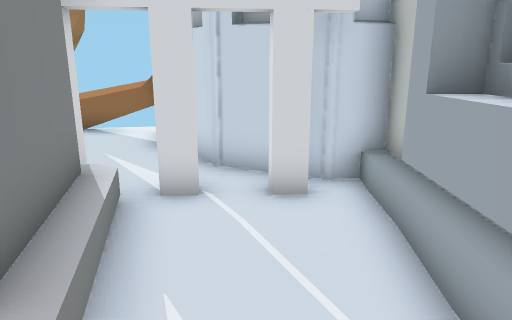
View 1 (above)

16 first-person views from a walk through a scene from a Unity 3-D project. The camera is 1.2 m above the floor, tilts 14° down and sees 70° across. The floor is counted in squares, 0.5 m on a side. Each view is taken from the middle of a square. On the plan, view 1 faces up. The plan holds only what a view shows up to about 20 squares ahead; the rest is blank. The place goes on beyond the plan.

View 2
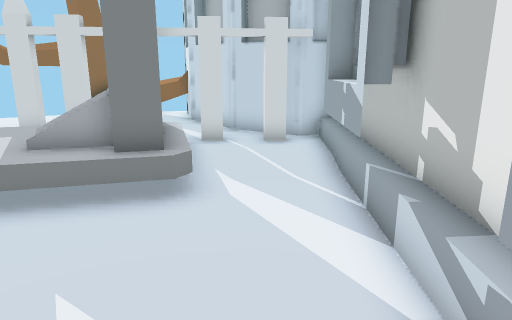

View 3
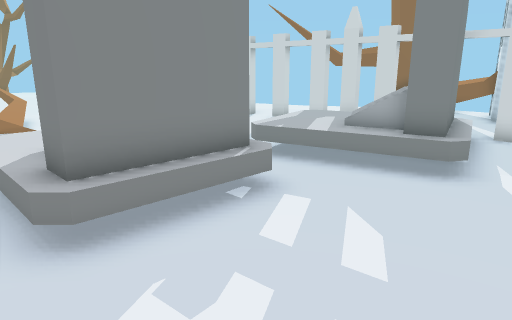

View 4
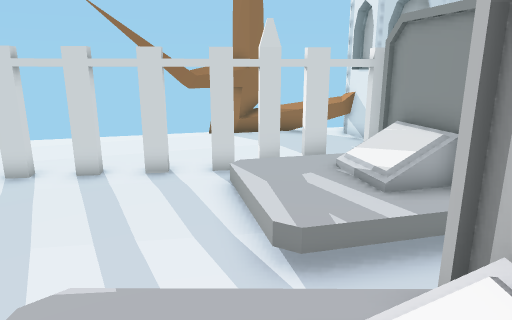

View 5
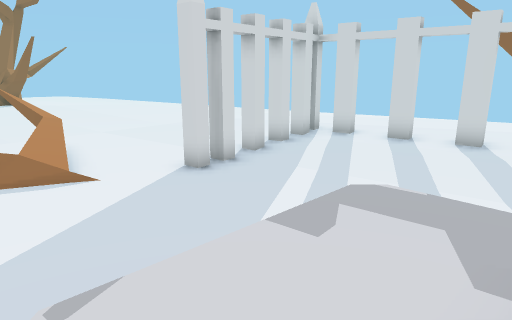

View 6
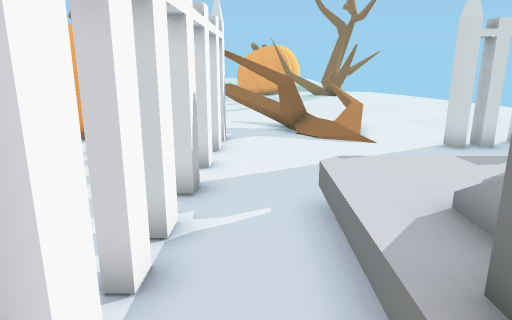

View 7
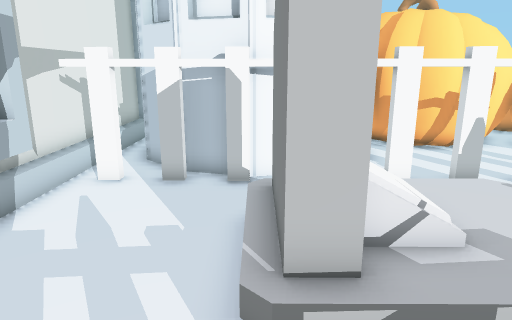

View 8
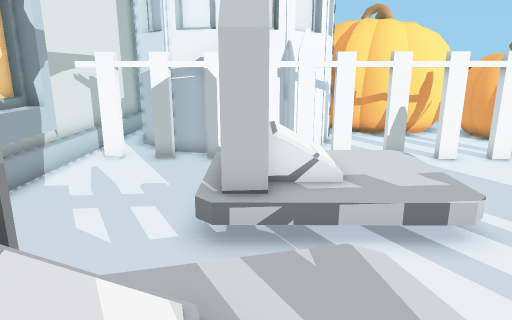

View 9
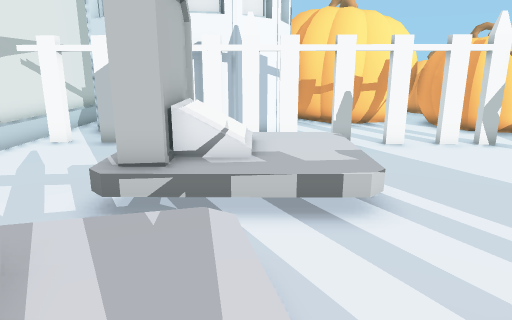

View 10
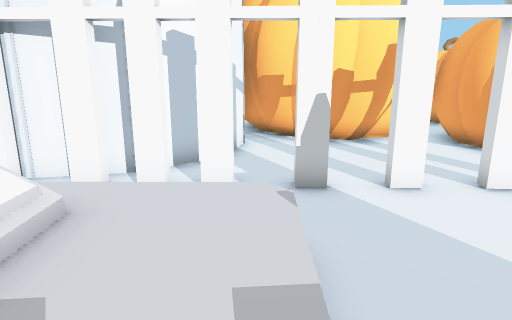

View 11
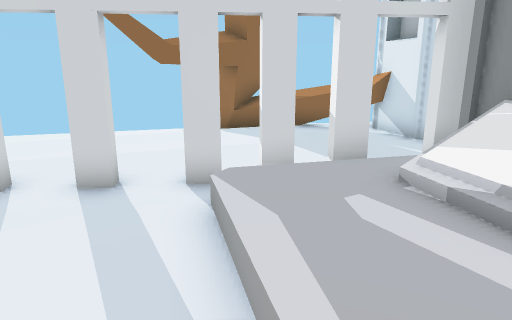

View 12
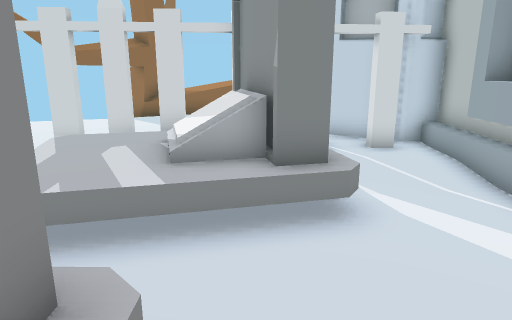

View 13
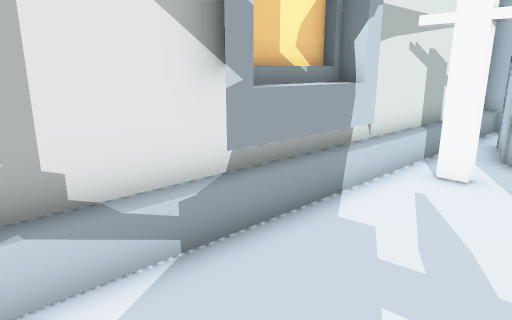

View 14
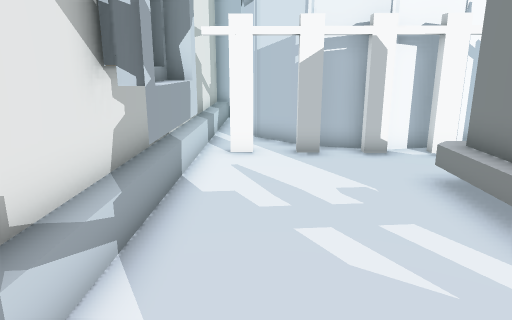

View 15
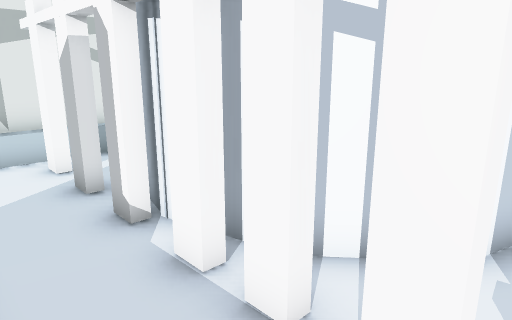

View 16
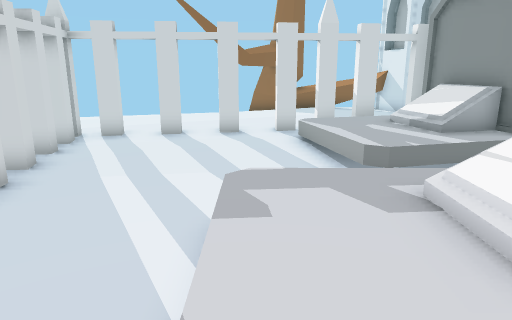

### Floor plan
Key: @ floor where view 1 was taken; # wall or solid block; x gap in a wall; . main floor; : floor 0.25 m higher than the main floor; + floor 0.5 m higher than the main floor; * floor 0.75 m higher than the main floor; / step, stairs or slope; = window, fence, low wall or low ledge; ^ raised ledge; T thing the floor can be seen under or through.
Columns run from 15 left of view 1 to 3 right of it. Each row starts with its distance up from view 1.
 13 ......=^
 12 ......###***#
 11 ....::###:==##
 10 .:::: ##::::##
  9 .::::##::::::##
  8 .:::::::::::::#####
  7 :::::::::::::::####
  6 :::: TTTxxx###x##.#
  5 #TTxTTT //+##.....#
  4 #.....:.++/ ##...##
  3 #.......+++/^#...^#
  2 ##....../++/##...^#
  1 ##....../++//....#
  0 ##.............@.#
 -1 ##...............#
 -2 ......+++/##.....#
 -3 ......++//##....##
 -4 ......++//##....##
 -5 ......++//##.....#
 -6 ......//////.....#
 -7 .................#
 -8 xxTTTTTTTTTTTT  .#
 -9 #. T TTTTTTTTTTTT#
-10  .......##   TT..#
-11  ......##     ##.#
-12 #......#       #.#
-13 ########       ###
-14      #          =#
-15                 ##
-16                 ##
-17                 ##

Positions as (right, up) in squares from view 1, and headings:
1: (0, 0), facing up
2: (0, -5), facing up
3: (1, -7), facing up-left
4: (-7, -5), facing up
5: (-7, -6), facing up-left
6: (-3, -7), facing left
7: (-4, 2), facing down
8: (-5, 5), facing down
9: (-7, 5), facing down
10: (-9, -1), facing down
11: (-7, -1), facing up
12: (-3, -4), facing up
13: (-2, 0), facing down-right
14: (0, 2), facing down
15: (-9, -6), facing down-right
16: (-9, -7), facing up
